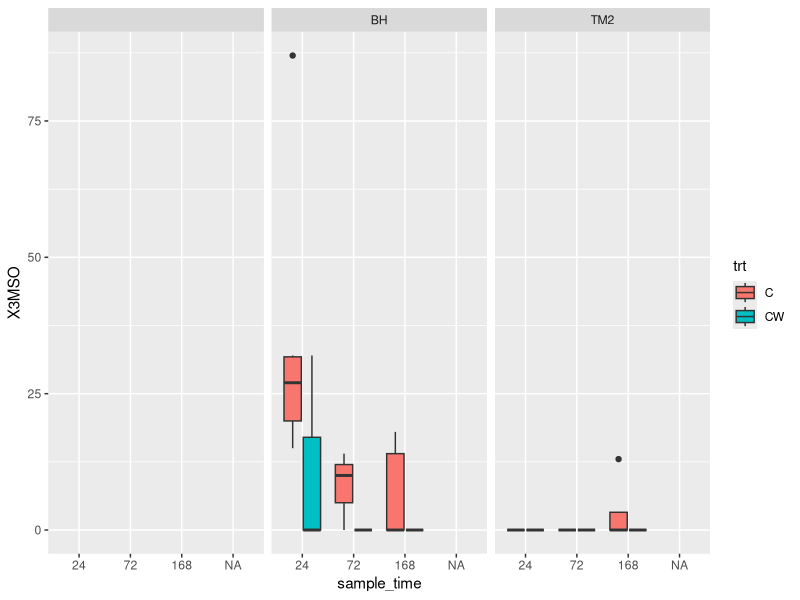
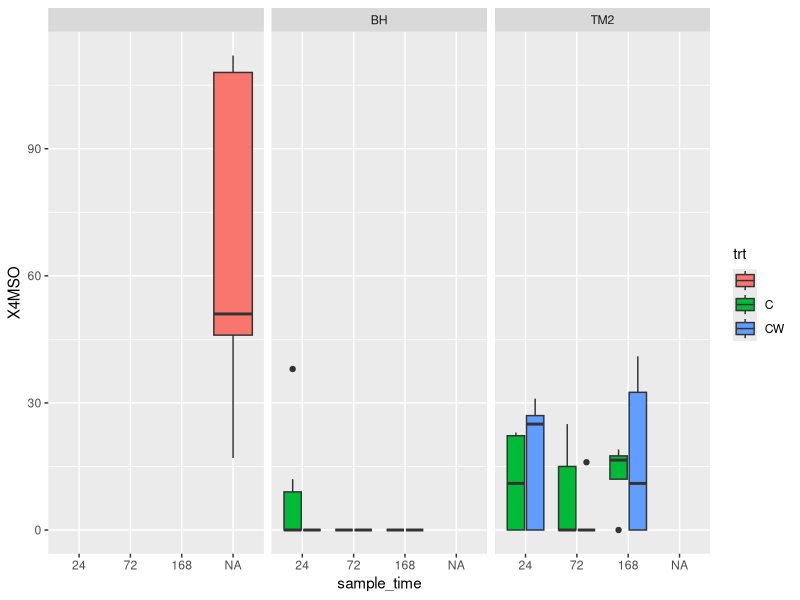
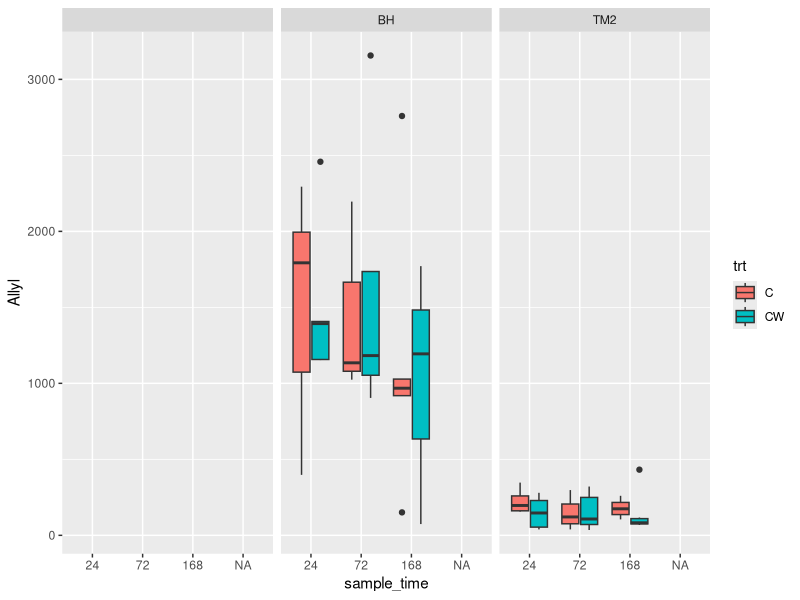
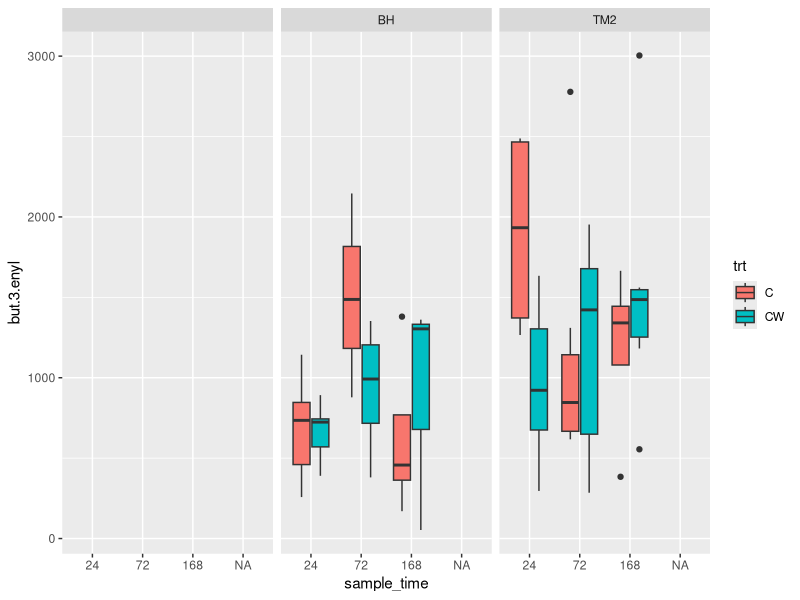
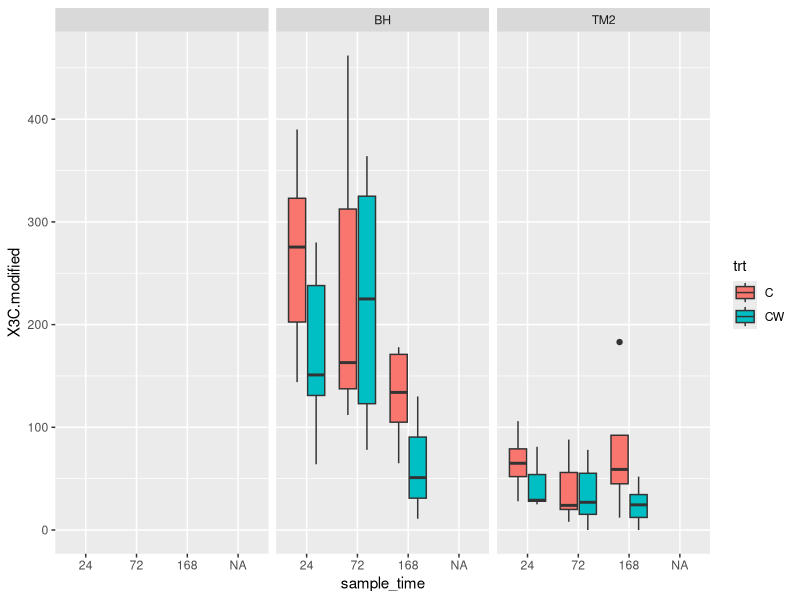
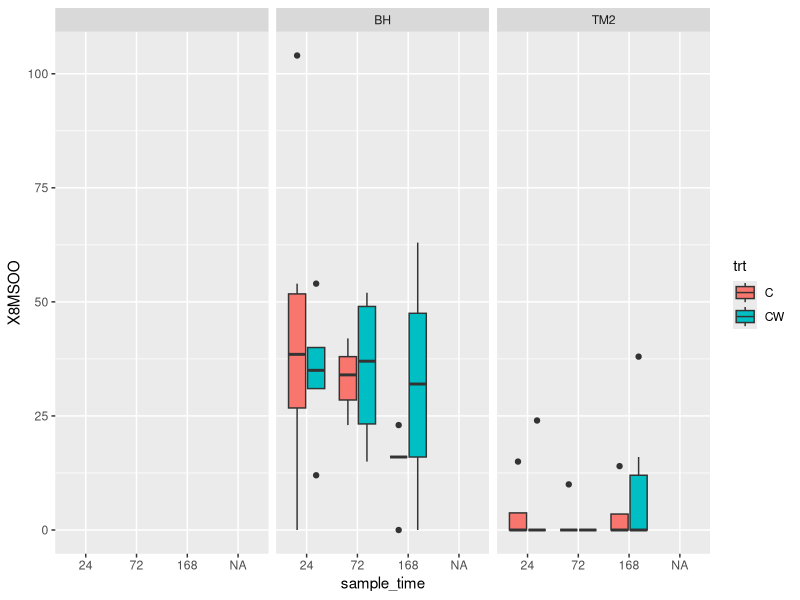
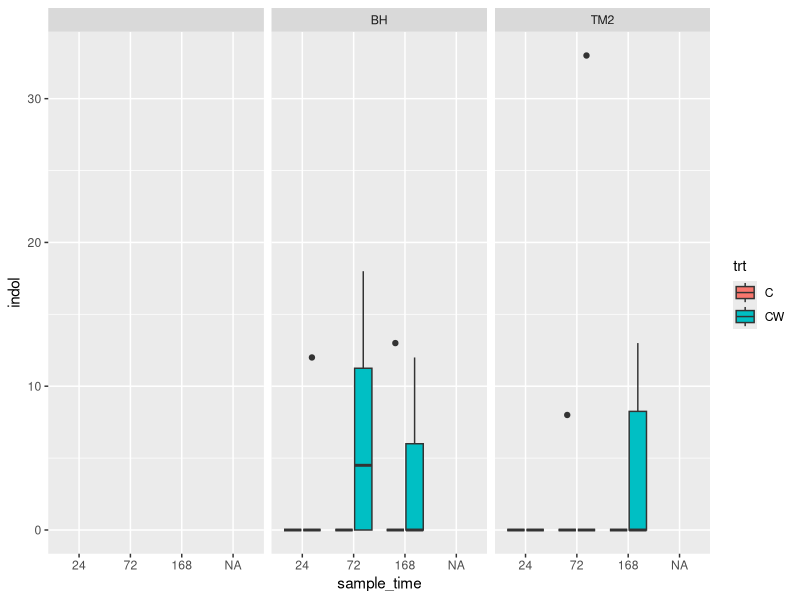
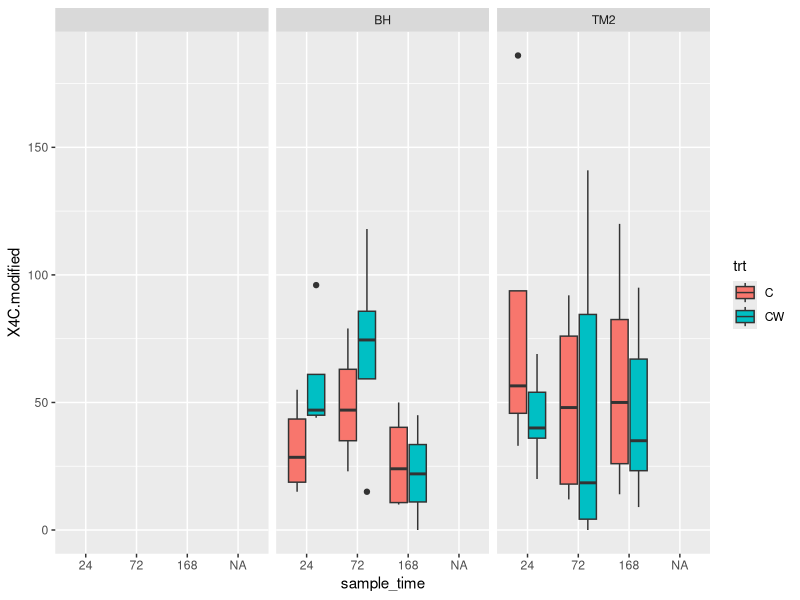

Recreate these plots in R, in order. (Note: this script raises an error after producing the figures.)
#Danielle De La Pascua
#Pilot tissue analysis
#5-3-23

#libraries ----
library(ggplot2)
library(tidyr)
library(dplyr)
library(emmeans)

#data ----
dat <- read.csv("data/pilot_GSL_data_clean.csv")

# run sample time as a factor
dat$sample_time <- as.factor(dat$sample_time)

#data visualization ----

#3MSO
plot.3MSO <- ggplot(data = dat, aes(x = sample_time, y = X3MSO)) +
  geom_boxplot(aes(fill = trt)) +
  facet_wrap(~Population)
plot.3MSO

#4MSO
plot.4MSO <- ggplot(data = dat, aes(x = sample_time, y = X4MSO)) +
  geom_boxplot(aes(fill = trt)) +
  facet_wrap(~Population)
plot.4MSO

#Allyl
plot.allyl <- ggplot(data = dat, aes(x = sample_time, y = Allyl)) +
  geom_boxplot(aes(fill = trt)) +
  facet_wrap(~Population)
plot.allyl

#but-3-enyl 
plot.but.3.enyl <- ggplot(data = dat, aes(x = sample_time, y = but.3.enyl)) +
  geom_boxplot(aes(fill = trt)) +
  facet_wrap(~Population)
plot.but.3.enyl

#3c modified
plot.3C.modified <- ggplot(data = dat, aes(x = sample_time, y = X3C.modified)) +
  geom_boxplot(aes(fill = trt)) +
  facet_wrap(~Population)
plot.3C.modified

#X8MSOO
plot.8MSOO <- ggplot(data = dat, aes(x = sample_time, y = X8MSOO)) +
  geom_boxplot(aes(fill = trt)) +
  facet_wrap(~Population)
plot.8MSOO

#indol
plot.indol <- ggplot(data = dat, aes(x = sample_time, y = indol)) +
  geom_boxplot(aes(fill = trt)) +
  facet_wrap(~Population)
plot.indol

#4C modified
plot.4C.modified <- ggplot(data = dat, aes(x = sample_time, y = X4C.modified)) +
  geom_boxplot(aes(fill = trt)) +
  facet_wrap(~Population)
plot.4C.modified

#flavonol.sulfate.or.f.gsl
plot.f.gsl <- ggplot(data = dat, aes(x = sample_time, y = flavonol.sulfate.or.f.gsl)) +
  geom_boxplot(aes(fill = trt)) +
  facet_wrap(~Population)
plot.f.gsl

#indol.1
plot.indol.1 <- ggplot(data = dat, aes(x = sample_time, y = indol.1)) +
  geom_boxplot(aes(fill = trt)) +
  facet_wrap(~Population)
plot.indol.1

#flavonol
plot.flavonol <- ggplot(data = dat, aes(x = sample_time, y = flavonol)) +
  geom_boxplot(aes(fill = trt)) +
  facet_wrap(~Population)
plot.flavonol

#Gen-cov aka pop differences (egentic covariance calculated by allyl/sum of allyl and butenyl)
plot.gencov <- ggplot(data = dat, aes(x = sample_time, y = Gen_cov)) +
  geom_boxplot(aes(fill = trt)) +
  facet_wrap(~Population)
plot.gencov
#Ben Hur has more allyls, table moutian has more butanyl

#linear models ----

# > simple linear models ----

# 3MSO
m1 <- lm(X3MSO ~ trt + Population + sample_time, data = dat)
summary(m1)


# 4MSO
m2 <- lm(X4MSO ~ trt + Population + sample_time, data = dat )
summary(m2)

#Allyl
m3 <- lm(Allyl ~ trt + Population + sample_time, data = dat)
summary(m3)

#but-3-enyl
m4 <- lm(but.3.enyl ~ trt + Population + sample_time, data = dat)
summary(m4)

# 3C Modified
m5 <- lm(X3C.modified ~ trt + Population + sample_time, data = dat)
summary(m5)

# 8MSOO
m6 <- lm(X8MSOO ~ trt + Population + sample_time, data = dat)
summary(m6)

#indol
m7 <- lm(indol ~ trt + Population + sample_time, data = dat)
summary(m7)

# 4C modified
m8 <- lm(X4C.modified ~ trt + Population + sample_time, data = dat)
summary(m8)

#flavanol sulfate
m9 <- lm(flavonol.sulfate.or.f.gsl ~ trt + Population + sample_time, data = dat)
summary(m9)

#indol 1
m10 <- lm(indol.1 ~ trt + Population + sample_time, data = dat)
summary(m10)

#flavonol
m11 <- lm(flavonol ~ trt + Population + sample_time, data = dat)
summary(m11)


# > only table mountain ----
TM2dat <- read.csv("data/pilot_GSL_data_TM2.csv")

# 3MSO
TM2m1 <- lm(X3MSO ~ trt + sample_time + trt*sample_time , data = TM2dat)
summary(TM2m1)

# 4MSO
TM2m2 <- lm(X4MSO ~ trt + sample_time + trt*sample_time, data = TM2dat )
summary(TM2m2)

#Allyl
TM2m3 <- lm(Allyl ~ trt + sample_time + trt*sample_time, data = TM2dat)
summary(TM2m3)

#but-3-enyl
TM2m4 <- lm(but.3.enyl ~ trt + sample_time + trt*sample_time, data = TM2dat)
summary(TM2m4)

# 3C Modified
TM2m5 <- lm(X3C.modified ~ trt + sample_time + trt*sample_time, data = TM2dat)
summary(TM2m5)

# 8MSOO
TM2m6 <- lm(X8MSOO ~ trt + sample_time + trt*sample_time, data = TM2dat)
summary(TM2m6)

#indol
TM2m7 <- lm(indol ~ trt + sample_time + trt*sample_time, data = TM2dat)
summary(TM2m7)

# 4C modified
TM2m8 <- lm(X4C.modified ~ trt + sample_time + trt*sample_time, data = TM2dat)
summary(TM2m8) 

#flavanol sulfate
TM2m9 <- lm(flavonol.sulfate.or.f.gsl ~ trt + sample_time + trt*sample_time, data = TM2dat)
summary(TM2m9)

#indol 1
TM2m10 <- lm(indol.1 ~ trt + sample_time + trt*sample_time, data = TM2dat)
summary(TM2m10)

#flavonol
TM2m11 <- lm(flavonol ~ trt + sample_time + trt*sample_time, data = TM2dat)
summary(TM2m11)

# > only Ben Hur ----

BHdat <- read.csv("data/pilot_GSL_data_BH.csv")

# 3MSO
BHm1 <- lm(X3MSO ~ trt + sample_time + trt*sample_time , data = BHdat)
summary(BHm1)

# 4MSO
BHm2 <- lm(X4MSO ~ trt + sample_time + trt*sample_time, data = BHdat )
summary(BHm2)

#Allyl
BHm3 <- lm(Allyl ~ trt + sample_time + trt*sample_time, data = BHdat)
summary(BHm3)

#but-3-enyl
BHm4 <- lm(but.3.enyl ~ trt + sample_time + trt*sample_time, data = BHdat)
summary(BHm4)

# 3C Modified
BHm5 <- lm(X3C.modified ~ trt + sample_time + trt*sample_time, data = BHdat)
summary(BHm5)

# 8MSOO
BHm6 <- lm(X8MSOO ~ trt + sample_time + trt*sample_time, data = BHdat)
summary(BHm6)

#indol
BHm7 <- lm(indol ~ trt + sample_time + trt*sample_time, data = BHdat)
summary(BHm7)

# 4C modified
BHm8 <- lm(X4C.modified ~ trt + sample_time + trt*sample_time, data = BHdat)
summary(BHm8) 

#flavanol sulfate
BHm9 <- lm(flavonol.sulfate.or.f.gsl ~ trt + sample_time + trt*sample_time, data = BHdat)
summary(BHm9)

#indol 1
BHm10 <- lm(indol.1 ~ trt + sample_time + trt*sample_time, data = BHdat)
summary(BHm10)

#flavonol
BHm11 <- lm(flavonol ~ trt + sample_time + trt*sample_time, data = BHdat)
summary(BHm11)

# > big model with everything ---- 

# 3MSO
bigm1 <- lm(X3MSO ~ trt + Population + sample_time + trt*Population + trt*sample_time + 
              sample_time*Population + trt*Population*sample_time, data = dat)
summary(bigm1)
anova(bigm1)

emmeans(bigm1, pairwise ~ trt*sample_time|Population, at = list(sample_time ="24") )
#control higher than CW or no diff
emmeans(bigm1, pairwise ~ trt*sample_time|Population, at = list(sample_time ="72") )
#no diff
emmeans(bigm1, pairwise ~ trt*sample_time|Population, at = list(sample_time ="168") )
#no diff

#4MSO
bigm2 <- lm(X4MSO ~ trt + Population + sample_time + trt*Population + trt*sample_time + sample_time*Population + trt*Population*sample_time, data = dat)
summary(bigm2)
anova(bigm2)

emmeans(bigm2, pairwise ~ trt*sample_time|Population, at = list(sample_time ="24") )
#no diff
emmeans(bigm2, pairwise ~ trt*sample_time|Population, at = list(sample_time ="72") )
#no diff
emmeans(bigm2, pairwise ~ trt*sample_time|Population, at = list(sample_time ="168") )
#no diff

#allyl
bigm3 <- lm(Allyl ~ trt + Population + sample_time + trt*Population + trt*sample_time + sample_time*Population + trt*Population*sample_time, data = dat)
summary(bigm3)
anova(bigm3)

emmeans(bigm3, pairwise ~ trt*sample_time|Population) 
#no sig differences

#but-3-enyl
bigm4 <- lm(but.3.enyl ~ trt + Population + sample_time + trt*Population + trt*sample_time + sample_time*Population + trt*Population*sample_time, data = dat)
summary(bigm4)
anova(bigm4)

emmeans(bigm4, pairwise ~ trt*sample_time|Population) 
#no sig differences 

# 3C modified
bigm5 <- lm(X3C.modified ~ trt + Population + sample_time + trt*Population + trt*sample_time + sample_time*Population + trt*Population*sample_time, data = dat)
summary(bigm5)
anova(bigm5)

emmeans(bigm5, pairwise ~ trt*sample_time|Population) 
#no differences within time points

# 8MSOO
bigm6 <- lm(X8MSOO ~ trt + Population + sample_time + trt*Population + trt*sample_time + sample_time*Population + trt*Population*sample_time, data = dat)
summary(bigm6)
anova(bigm6)

# indol
bigm7 <- lm(indol ~ trt + Population + sample_time + trt*Population + trt*sample_time + sample_time*Population + trt*Population*sample_time, data = dat)
summary(bigm7)
anova(bigm7)

emmeans(bigm7, pairwise ~ trt*sample_time|Population, at = list(sample_time ="24") )
#no sig diff
emmeans(bigm7, pairwise ~ trt*sample_time|Population, at = list(sample_time ="72") )
#no sig diff
emmeans(bigm7, pairwise ~ trt*sample_time|Population, at = list(sample_time ="168") )
#no sig diff


# 4C modified
bigm8 <- lm(X4C.modified ~ trt + Population + sample_time + trt*Population + trt*sample_time + sample_time*Population + trt*Population*sample_time, data = dat)
summary(bigm8)
anova(bigm8)

emmeans(bigm8, pairwise ~ trt*sample_time|Population, at = list(sample_time ="24") )
#no sig diff
emmeans(bigm8, pairwise ~ trt*sample_time|Population, at = list(sample_time ="72") )
#no sig diff
emmeans(bigm8, pairwise ~ trt*sample_time|Population, at = list(sample_time ="168") )
#no sig diff


# favonol sulfates
bigm9 <- lm(flavonol.sulfate.or.f.gsl ~ trt + Population + sample_time + trt*Population + trt*sample_time + sample_time*Population + trt*Population*sample_time, data = dat)
summary(bigm9)
anova(bigm9)

# indol 1
bigm10 <- lm(indol.1 ~ trt + Population + sample_time + trt*Population + trt*sample_time + sample_time*Population + trt*Population*sample_time, data = dat)
summary(bigm10)
anova(bigm10)

emmeans(bigm10, pairwise ~ trt*sample_time|Population, at = list(sample_time ="24") )
#no sig diff
emmeans(bigm10, pairwise ~ trt*sample_time|Population, at = list(sample_time ="72") )
#no sig diff
emmeans(bigm10, pairwise ~ trt*sample_time|Population, at = list(sample_time ="168") )
#no sig diff


# flavonol
bigm11 <- lm(flavonol ~ trt + Population + sample_time + trt*Population + trt*sample_time + sample_time*Population + trt*Population*sample_time, data = dat)
summary(bigm11)
anova(bigm11)

emmeans(bigm11, pairwise ~ trt*sample_time|Population, at = list(sample_time ="24") )
#no sig diff
emmeans(bigm11, pairwise ~ trt*sample_time|Population, at = list(sample_time ="72") )
#no sig diff
emmeans(bigm11, pairwise ~ trt*sample_time|Population, at = list(sample_time ="168") )
#no sig diff

# posthoc tests ----

# use EM means package to get the estimates at the different - estimated marginal means - these are estimates given other factors given the model. gives estimates marginal means, confidence limits etc. 
# emmeans also can do posthoc comparissons to look at estimate of differences. know which are highest, which are different (post hoc!)
#emmeans(bigm1, pairwise ~)
